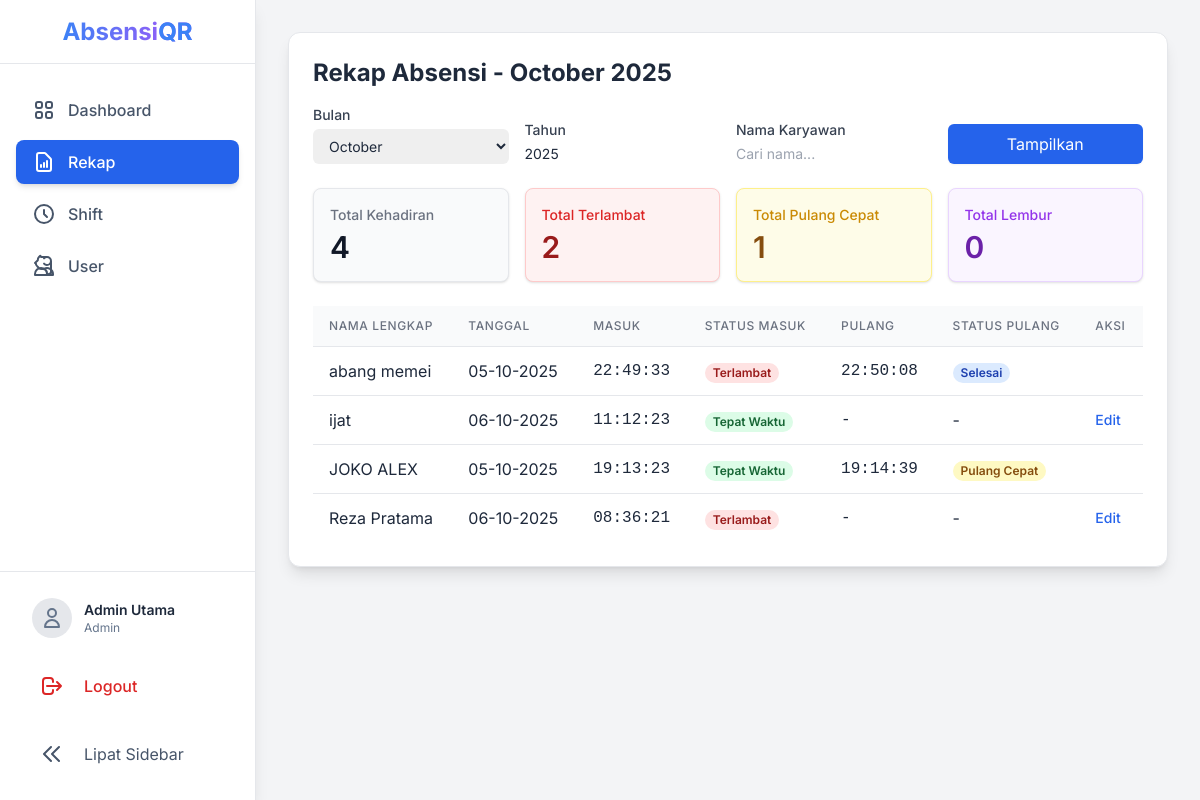
The app's page /src/admin/rekap.php (signed in) with its own data.
### tables this page shows
CREATE TABLE `absensi` (
  `id` int(11) NOT NULL,
  `user_id` int(11) NOT NULL,
  `tanggal_absensi` date NOT NULL,
  `waktu_masuk` time DEFAULT NULL,
  `waktu_keluar` time DEFAULT NULL,
  `status_masuk` enum('Tepat Waktu','Terlambat') DEFAULT NULL,
  `status_keluar` enum('Selesai','Pulang Cepat') DEFAULT NULL
);

CREATE TABLE `users` (
  `id` int(11) NOT NULL,
  `username` varchar(50) NOT NULL,
  `password` varchar(255) NOT NULL,
  `nama_lengkap` varchar(100) NOT NULL,
  `role` enum('admin','user') NOT NULL,
  `shift_id` int(11) DEFAULT NULL
);

### src/admin/rekap.php (the view, shortened to what this page needs)
<?php
require_once __DIR__ . '/../layouts/header.php';
$bulan = isset($_GET['bulan']) ? $_GET['bulan'] : date('m');
$tahun = isset($_GET['tahun']) ? $_GET['tahun'] : date('Y');
$nama_karyawan_filter = isset($_GET['nama_karyawan']) ? trim($_GET['nama_karyawan']) : '';
$nama_bulan = DateTime::createFromFormat('!m', $bulan)->format('F');
$params = [];
$param_types = '';
$base_sql_where = " WHERE MONTH(a.tanggal_absensi) = ? AND YEAR(a.tanggal_absensi) = ?";
$param_types .= "ss";
$params[] = $bulan;
$params[] = $tahun;
$sql_stats = "SELECT
                COUNT(a.id) as total_kehadiran,
                SUM(CASE WHEN a.status_masuk = 'Terlambat' THEN 1 ELSE 0 END) as total_terlambat,
                SUM(CASE WHEN a.status_keluar = 'Pulang Cepat' THEN 1 ELSE 0 END) as total_pulang_cepat,
                SUM(CASE WHEN a.status_keluar = 'Lembur' THEN 1 ELSE 0 END) as total_lembur
              FROM absensi a
              JOIN users u ON a.user_id = u.id
              " . $base_sql_where;
$stmt_stats = $conn->prepare($sql_stats);
if ($stmt_stats && !empty($params)) {
    $stmt_stats->bind_param($param_types, ...$params);
}
$stmt_stats->execute();
$result_stats = $stmt_stats->get_result()->fetch_assoc();
$sql_rekap = "SELECT a.id, u.nama_lengkap, a.tanggal_absensi, a.waktu_masuk, a.status_masuk, a.waktu_keluar, a.status_keluar
              FROM absensi a
              JOIN users u ON a.user_id = u.id
              " . $base_sql_where . " ORDER BY u.nama_lengkap, a.tanggal_absensi";
$stmt_rekap = $conn->prepare($sql_rekap);
if ($stmt_rekap && !empty($params)) {
    $stmt_rekap->bind_param($param_types, ...$params);
}
$stmt_rekap->execute();
$result_rekap = $stmt_rekap->get_result();
?>
<div class="max-w-7xl mx-auto py-8 sm:px-6 lg:px-8">
    <div class="bg-white p-6 rounded-xl shadow-lg border border-gray-200">
        <h1 class="text-2xl font-bold mb-4">Rekap Absensi - <?php echo "$nama_bulan $tahun"; ?></h1>
        <form method="GET" class="mb-6 grid grid-cols-1 sm:grid-cols-2 lg:grid-cols-4 items-end gap-4">
            <div>
                <label for="bulan" class="block text-sm font-medium text-gray-700">Bulan</label>
                <select name="bulan" id="bulan" class="mt-1 block w-full pl-3 pr-10 py-2 text-base border-gray-300 focus:outline-none focus:ring-blue-500 focus:border-blue-500 sm:text-sm rounded-md">
                    <?php for ($i = 1; $i <= 12; $i++): ?>
                        <option value="<?php echo str_pad($i, 2, '0', STR_PAD_LEFT); ?>" <?php if ($i == $bulan) echo 'selected'; ?>>
                            <?php echo DateTime::createFromFormat('!m', $i)->format('F'); ?>
                        </option>
                    <?php endfor; ?>
                </select>
            </div>
            <div>
                <label for="tahun" class="block text-sm font-medium text-gray-700">Tahun</label>
                <input type="number" name="tahun" id="tahun" value="<?php echo $tahun; ?>" class="mt-1 block w-full border-gray-300 focus:outline-none focus:ring-blue-500 focus:border-blue-500 sm:text-sm rounded-md">
            </div>
            <div>
                <label for="nama_karyawan" class="block text-sm font-medium text-gray-700">Nama Karyawan</label>
                <input type="text" name="nama_karyawan" id="nama_karyawan" value="<?php echo htmlspecialchars($nama_karyawan_filter); ?>" placeholder="Cari nama..." class="mt-1 block w-full border-gray-300 focus:outline-none focus:ring-blue-500 focus:border-blue-500 sm:text-sm rounded-md">
            </div>
            <button type="submit" class="w-full justify-center bg-blue-600 hover:bg-blue-700 text-white px-4 py-2 rounded-md shadow-sm">Tampilkan</button>
        </form>
        <div class="mb-6 grid grid-cols-1 sm:grid-cols-2 lg:grid-cols-4 gap-4">
            <div class="bg-gray-50 p-4 rounded-lg shadow border border-gray-200">
                <h3 class="text-sm font-medium text-gray-500">Total Kehadiran</h3>
                <p class="mt-1 text-3xl font-semibold text-gray-900">
                    <?php echo $result_stats['total_kehadiran'] ?? 0; ?>
                </p>
            </div>
            <div class="bg-red-50 p-4 rounded-lg shadow border border-red-200">
                <h3 class="text-sm font-medium text-red-600">Total Terlambat</h3>
                <p class="mt-1 text-3xl font-semibold text-red-800">
                    <?php echo $result_stats['total_terlambat'] ?? 0; ?>
                </p>
            </div>
            <div class="bg-yellow-50 p-4 rounded-lg shadow border border-yellow-200">
                <h3 class="text-sm font-medium text-yellow-600">Total Pulang Cepat</h3>
                <p class="mt-1 text-3xl font-semibold text-yellow-800">
                    <?php echo $result_stats['total_pulang_cepat'] ?? 0; ?>
                </p>
            </div>
            <div class="bg-purple-50 p-4 rounded-lg shadow border border-purple-200">
                <h3 class="text-sm font-medium text-purple-600">Total Lembur</h3>
                <p class="mt-1 text-3xl font-semibold text-purple-800">
                    <?php echo $result_stats['total_lembur'] ?? 0; ?>
                </p>
            </div>
        </div>
        <div class="overflow-x-auto">
            <table class="min-w-full divide-y divide-gray-200">
                <thead class="bg-gray-50">
                    <tr>
                        <th class="py-3 px-4 text-left text-xs font-medium text-gray-500 uppercase tracking-wider">Nama Lengkap</th>
                        <th class="py-3 px-4 text-left text-xs font-medium text-gray-500 uppercase tracking-wider">Tanggal</th>
                        <th class="py-3 px-4 text-left text-xs font-medium text-gray-500 uppercase tracking-wider">Masuk</th>
                        <th class="py-3 px-4 text-left text-xs font-medium text-gray-500 uppercase tracking-wider">Status Masuk</th>
                        <th class="py-3 px-4 text-left text-xs font-medium text-gray-500 uppercase tracking-wider">Pulang</th>
                        <th class="py-3 px-4 text-left text-xs font-medium text-gray-500 uppercase tracking-wider">Status Pulang</th>
                        <th class="py-3 px-4 text-left text-xs font-medium text-gray-500 uppercase tracking-wider">Aksi</th>
                    </tr>
                </thead>
                <tbody class="bg-white divide-y divide-gray-200">
                    <?php if ($result_rekap->num_rows > 0): ?>
                        <?php while ($row = $result_rekap->fetch_assoc()): ?>
                            <tr>
                                <td class="py-3 px-4 whitespace-nowrap"><?php echo htmlspecialchars($row['nama_lengkap']); ?></td>
                                <td class="py-3 px-4 whitespace-nowrap"><?php echo date("d-m-Y", strtotime($row['tanggal_absensi'])); ?></td>
                                <td class="py-3 px-4 whitespace-nowrap font-mono"><?php echo $row['waktu_masuk']; ?></td>
                                <td class="py-3 px-4 whitespace-nowrap">
                                    <span class="px-2 inline-flex text-xs leading-5 font-semibold rounded-full <?php echo $row['status_masuk'] == 'Tepat Waktu' ? 'bg-green-100 text-green-800' : 'bg-red-100 text-red-800'; ?>">
                                        <?php echo htmlspecialchars($row['status_masuk']); ?>
                                    </span>
                                </td>
                                <td class="py-3 px-4 whitespace-nowrap font-mono"><?php echo $row['waktu_keluar'] ?? '-'; ?></td>
                                <td class="py-3 px-4 whitespace-nowrap">
                                <?php
                                if ($row['status_keluar']) {
                                    $status = $row['status_keluar'];
                                    $color_class = '';
                                    switch ($status) {
                                        case 'Selesai':
                                            $color_class = 'bg-blue-100 text-blue-800';
                                            break;
                                        case 'Pulang Cepat':
                                            $color_class = 'bg-yellow-100 text-yellow-800';
                                            break;
                                    }
                                    echo '<span class="px-2 inline-flex text-xs leading-5 font-semibold rounded-full ' . $color_class . '">' . htmlspecialchars($status) . '</span>';
                                } else {
                                    echo '-';
                                }
                                ?>
                                </td>
                                <td class="py-3 px-4 whitespace-nowrap text-sm font-medium">
                                    <?php if (is_null($row['waktu_keluar'])): ?>
                                        <a href="edit_absensi.php?id=<?php echo $row['id']; ?>" class="text-blue-600 hover:text-blue-900">Edit</a>
                                    <?php endif; ?>
                                </td>
                            </tr>
                        <?php endwhile; ?>
                    <?php else: ?>
                        <tr><td colspan="7" class="text-center py-4">Tidak ada data absensi untuk periode dan filter yang dipilih.</td></tr>
                    <?php endif; ?>
                </tbody>
            </table>
        </div>
    </div>
</div>
<?php require_once __DIR__ . '/../layouts/footer.php'; ?>

### src/layouts/header.php (shortened to what this page needs)
<?php
function is_active($page_name) {
    $current_page = basename($_SERVER['SCRIPT_NAME']);
    $page_names = is_array($page_name) ? $page_name : [$page_name];
    return in_array($current_page, $page_names);
}
?>
<!DOCTYPE html>
<html lang="en">
<head>
    <script src="https://cdn.tailwindcss.com"></script>
    <link rel="stylesheet" type="text/css" href="https://cdn.jsdelivr.net/npm/toastify-js/src/toastify.min.css">
</head>
<body class="bg-gray-100 text-slate-800">
<div>
    <?php if (!isset($page_type) || $page_type !== 'auth'): ?>
    <aside id="sidebar" class="w-64 bg-white shadow-lg flex flex-col border-r border-gray-200 fixed inset-y-0 left-0 z-40 transform -translate-x-full md:translate-x-0">
        <div class="h-16 flex items-center justify-between border-b border-gray-200 flex-shrink-0 px-4">
            <h1 class="text-2xl font-bold w-full text-center" data-sidebar-state="expanded">
                <span class="bg-gradient-to-r from-blue-500 to-purple-500 text-transparent bg-clip-text">Absensi<span class="text-blue-500">QR</span></span>
            </h1>
        </div>
        <nav class="flex-1 px-4 py-6 space-y-2">
            <?php if ($_SESSION['role'] === 'admin'): ?>
                <a href="index.php" title="Dashboard" class="nav-link flex items-center px-4 py-2.5 rounded-lg <?php echo is_active('index.php') ? 'bg-blue-600 text-white shadow-md' : 'text-slate-600 hover:bg-gray-200'; ?>">
                    <span class="font-medium pl-3" data-sidebar-state="expanded">Dashboard</span>
                </a>
                <a href="rekap.php" title="Rekap Absensi" class="nav-link flex items-center px-4 py-2.5 rounded-lg <?php echo is_active('rekap.php') ? 'bg-blue-600 text-white shadow-md' : 'text-slate-600 hover:bg-gray-200'; ?>">
                    <svg class="w-6 h-6 flex-shrink-0" fill="none" stroke="currentColor" viewBox="0 0 24 24"><path stroke-linecap="round" stroke-linejoin="round" stroke-width="2" d="M9 17v-2m3 2v-4m3 4v-6m2 10H7a2 2 0 01-2-2V5a2 2 0 012-2h5.586a1 1 0 01.707.293l5.414 5.414a1 1 0 01.293.707V19a2 2 0 01-2 2z"></path></svg>
                    <span class="font-medium pl-3" data-sidebar-state="expanded">Rekap</span>
                </a>
                <a href="shifts.php" title="Manajemen Shift" class="nav-link flex items-center px-4 py-2.5 rounded-lg <?php echo is_active(['shifts.php', 'tambah_shift.php']) ? 'bg-blue-600 text-white shadow-md' : 'text-slate-600 hover:bg-gray-200'; ?>">
                    <svg class="w-6 h-6 flex-shrink-0" fill="none" stroke="currentColor" viewBox="0 0 24 24"><path stroke-linecap="round" stroke-linejoin="round" stroke-width="2" d="M12 8v4l3 3m6-3a9 9 0 11-18 0 9 9 0 0118 0z"></path></svg>
                    <span class="font-medium pl-3" data-sidebar-state="expanded">Shift</span>
                </a>
                <a href="users.php" title="Manajemen User" class="nav-link flex items-center px-4 py-2.5 rounded-lg <?php echo is_active(['users.php', 'edit_user.php']) ? 'bg-blue-600 text-white shadow-md' : 'text-slate-600 hover:bg-gray-200'; ?>">
                    <span class="font-medium pl-3" data-sidebar-state="expanded">User</span>
                </a>
            <?php endif; ?>
        </nav>
        <div class="mt-auto p-4 border-t border-gray-200 space-y-2">
             <a href="profil.php" title="<?php echo htmlspecialchars($_SESSION['nama_lengkap']); ?>" class="nav-link flex items-center px-4 py-2.5 rounded-lg text-slate-600 hover:bg-gray-200">
                <div class="avatar-icon w-10 h-10 bg-gray-200 rounded-full flex items-center justify-center flex-shrink-0">
                    <svg class="w-6 h-6 text-slate-500" fill="none" stroke="currentColor" viewBox="0 0 24 24"><path stroke-linecap="round" stroke-linejoin="round" stroke-width="2" d="M16 7a4 4 0 11-8 0 4 4 0 018 0zM12 14a7 7 0 00-7 7h14a7 7 0 00-7-7z"></path></svg>
                </div>
                <div class="pl-3" data-sidebar-state="expanded">
                    <p class="text-sm font-semibold text-slate-800 truncate"><?php echo htmlspecialchars($_SESSION['nama_lengkap']); ?></p>
                    <p class="text-xs text-slate-500"><?php echo ucfirst($_SESSION['role']); ?></p>
                </div>
            </a>
            <a href="../auth/logout.php" title="Logout" class="nav-link flex items-center px-4 py-2.5 rounded-lg text-red-600 hover:bg-red-50">
                <div class="icon-wrapper w-10 h-10 flex items-center justify-center flex-shrink-0">
                    <svg class="w-6 h-6" fill="none" stroke="currentColor" viewBox="0 0 24 24"><path stroke-linecap="round" stroke-linejoin="round" stroke-width="2" d="M17 16l4-4m0 0l-4-4m4 4H7m6 4v1a3 3 0 01-3 3H6a3 3 0 01-3-3V7a3 3 0 013-3h4a3 3 0 013 3v1"></path></svg>
                </div>
                <span class="font-medium pl-3" data-sidebar-state="expanded">Logout</span>
            </a>
            <button id="sidebar-toggle-desktop" title="Lipat Sidebar" class="nav-link hidden md:flex items-center w-full px-4 py-2.5 rounded-lg text-slate-600 hover:bg-gray-200">
                <div class="icon-wrapper w-10 h-10 flex items-center justify-center flex-shrink-0">
                    <svg class="w-6 h-6" fill="none" stroke="currentColor" viewBox="0 0 24 24"><path stroke-linecap="round" stroke-linejoin="round" stroke-width="2" d="M11 19l-7-7 7-7m8 14l-7-7 7-7"></path></svg>
                </div>
                <span class="pl-3" data-sidebar-state="expanded">Lipat Sidebar</span>
            </button>
        </div>
    </aside>
    <div class="content-wrapper md:ml-64">
        <main>
            <?php endif; ?>

### src/layouts/footer.php (shortened to what this page needs)
</main>
    </div>
</div>
</body>
</html>

### src/layouts/header.php (style rules this page uses)
body { font-family: 'Inter', sans-serif; }
#sidebar { transition: width 0.3s ease-in-out, transform 0.3s ease-in-out; }
.content-wrapper { transition: margin-left 0.3s ease-in-out; }

### records on screen
absensi: user.nama_lengkap "abang memei", tanggal_absensi "05-10-2025", waktu_masuk "22:49:33", status_masuk "Terlambat", waktu_keluar "22:50:08", status_keluar "Selesai"
absensi: user.nama_lengkap "ijat", tanggal_absensi "06-10-2025", waktu_masuk "11:12:23", status_masuk "Tepat Waktu", waktu_keluar "-"
absensi: user.nama_lengkap "JOKO ALEX", tanggal_absensi "05-10-2025", waktu_masuk "19:13:23", status_masuk "Tepat Waktu", waktu_keluar "19:14:39", status_keluar "Pulang Cepat"
absensi: user.nama_lengkap "Reza Pratama", tanggal_absensi "06-10-2025", waktu_masuk "08:36:21", status_masuk "Terlambat", waktu_keluar "-"

### other values on screen
$_SESSION['nama_lengkap'] "Admin Utama"
$_SESSION['role'] "Admin"
$nama_bulan "October"
$tahun "2025"
$result_stats['total_kehadiran'] "4"
$result_stats['total_terlambat'] "2"
$result_stats['total_pulang_cepat'] "1"
$result_stats['total_lembur'] "0"
form field bulan "October"
